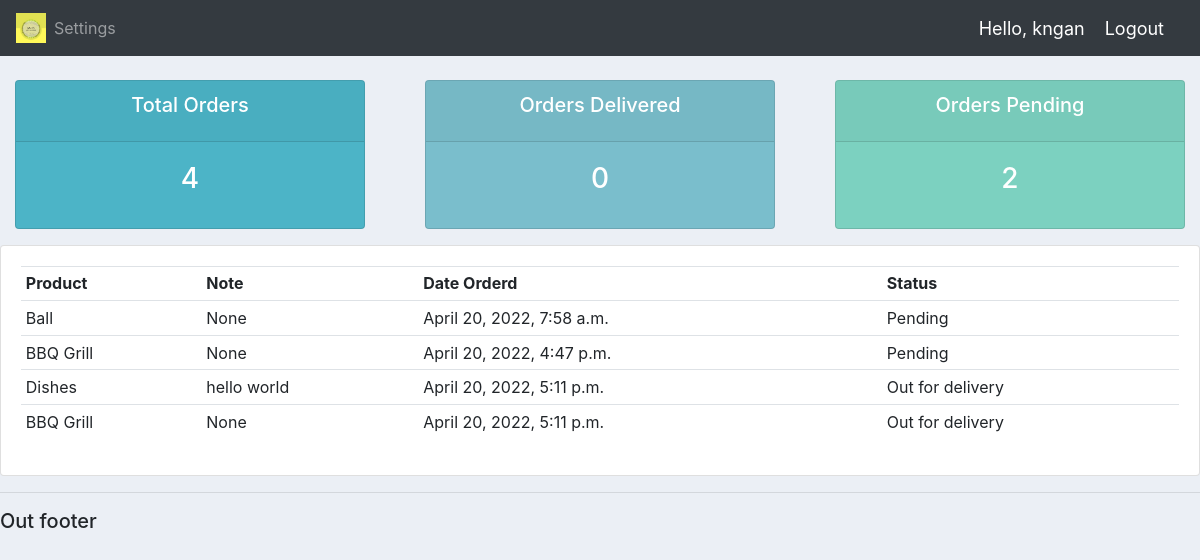
The app's page /user/ (signed in) with its own data.
### accounts/models.py (models this page shows)
class Order(models.Model):
	STATUS = (
			('Pending','Pending'),
			('Out for delivery','Out for delivery'),
			('Delivered','Delivered'),
			)
	customer = models.ForeignKey(Customer, null=True, on_delete = models.SET_NULL)  # set khóa ngoại trỏ tới bảng Customer
	product = models.ForeignKey(Product, null=True, on_delete = models.SET_NULL)
	date_created = models.DateTimeField(auto_now_add = True,null=True)
	status = models.CharField(max_length=200, null=True, choices=STATUS)
	note = models.CharField(max_length=1000, null=True)
	def __str__(self):  #hiện tên của object customer trên admin panel
		return str(self.product.name)

class Product(models.Model):
	CATEGORY = (
			('Indoor','Indoor'),
			('Outdoor','Outdoor'),
			)
	name= models.CharField(max_length=200, null=True)
	price = models.FloatField(null=True)
	category = models.CharField(max_length=200, null=True, choices=CATEGORY) #category xac dinh gia tri dua vao CATEGORY, like a dropdown menu
	discription = models.CharField(max_length=200, null=True, blank=True)
	date_created = models.DateTimeField(auto_now_add = True,null=True)
	tags = models.ManyToManyField(Tag)
	def __str__(self):  #hiện tên của object customer trên admin panel
		return str(self.name)

### accounts/decorators.py (the view)
		def wrapper_func(request, *args, **kwargs):
			group = None
			if request.user.groups.exists():
				group = request.user.groups.all()[0].name
			if group in allowed_roles:
				return view_func(request, *args, **kwargs)
			else:
				return HttpResponse('You are not authorized to view this page!!!')

### accounts/views.py (called while the page is built)
@login_required(login_url='login') #dđặt trước những view muốn hạn chế truy cập, thay vào đó sẽ đi đến trang login
@allowed_user(allowed_roles=['customer'])
def userPage(request):
	orders = request.user.customer.order_set.all()
	total_orders = orders.count()
	delivered = orders.filter(status='Delivered').count()
	pending = orders.filter(status ='Pending').count()
	print('ORDERS:' , orders)
	context ={'orders':orders,'total_orders':total_orders,'delivered':delivered, 'pending':pending}
	return render(request,'accounts/user.html',context)

### accounts/templates/accounts/user.html (shortened to what this page needs)
{% extends 'accounts/main.html' %}
{% block content %}
{% include 'accounts/status.html' %}
<div class="row">
	<div class="col-md">
		<div class="card card-body">
			<table class="table table-sm">
				<tr>
					<th>Product</th>
					<th>Note</th>
					<th>Date Orderd</th>
					<th>Status</th>
				</tr>
				{% for order in orders %}
					<tr>
						<td>{{order.product}}</td>
						<td>{{order.note}}</td>
						<td>{{order.date_created}}</td>
						<td>{{order.status}}</td>
					</tr>
				{% endfor %}
			</table>
		</div>
	</div>
</div>
{% endblock %}

### accounts/templates/accounts/navbar.html (shortened to what this page needs)
	{% load static %}
	<nav class="navbar navbar-expand-lg navbar-dark bg-dark">
  <img src="{% static 'img/LOGO.png' %}" style="width: 30px; height: 30px">
  <div class="collapse navbar-collapse" id="navbarNav">
    <ul class="navbar-nav">
      {% if request.user.is_staff %}
      <li class="nav-item active">
        <a class="nav-link" href="{% url 'home' %}">Dashboard</a>
      </li>
      <li class="nav-item">
        <a class="nav-link" href="{% url 'products' %}">Products</a>
      </li>
      {% else %}
       <li class="nav-item">
        <a class="nav-link" href="{% url 'account' %}">Settings</a>
      </li>
      {% endif %}
    </ul>
  </div>
  <span class="hello-msg">Hello, {{request.user}}</span>
  <span><a class="hello-msg" href="{% url 'logout' %}">Logout</a></span>
</nav>

### static/css/main.css (style rules this page uses)
body { background-color: #ebeff5; }

### accounts/templates/accounts/main.html (style rules this page uses)
body { background-color: #ebeff5; }

### accounts/templates/accounts/navbar.html (style rules this page uses)
.hello-msg { font-size: 18px; color: white; margin-right: 20px; }

### records on screen
Order: product "Ball", note "None", date_created "April 20, 2022, 7:58 a.m.", status "Pending"
Order: product "BBQ Grill", note "None", date_created "April 20, 2022, 4:47 p.m.", status "Pending"
Order: product "Dishes", note "hello world", date_created "April 20, 2022, 5:11 p.m.", status "Out for delivery"
Order: product "BBQ Grill", note "None", date_created "April 20, 2022, 5:11 p.m.", status "Out for delivery"

### other values on screen
{{ request.user }} "kngan"
{{ total_orders }} "4"
{{ delivered }} "0"
{{ pending }} "2"
